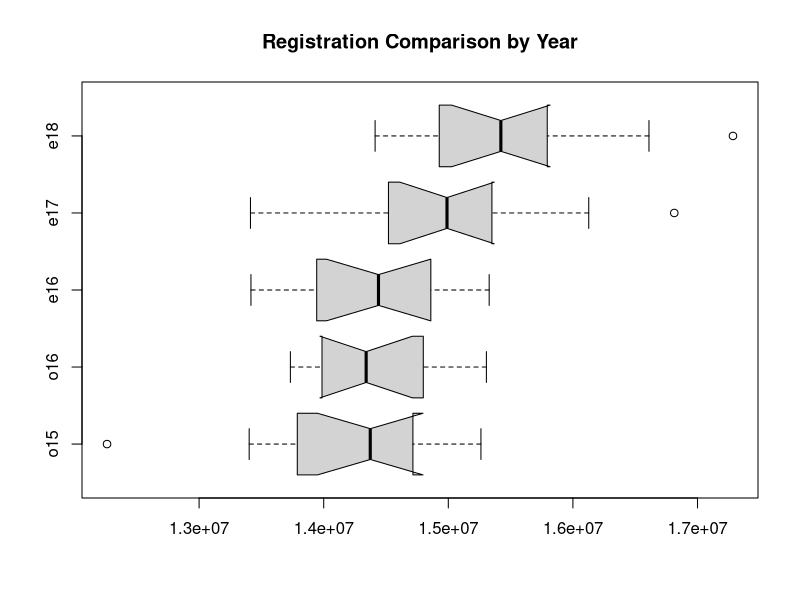
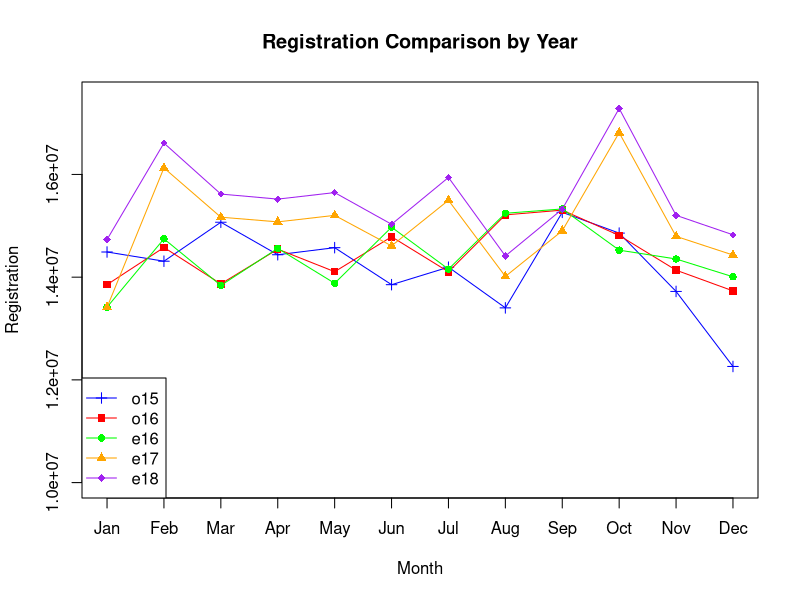
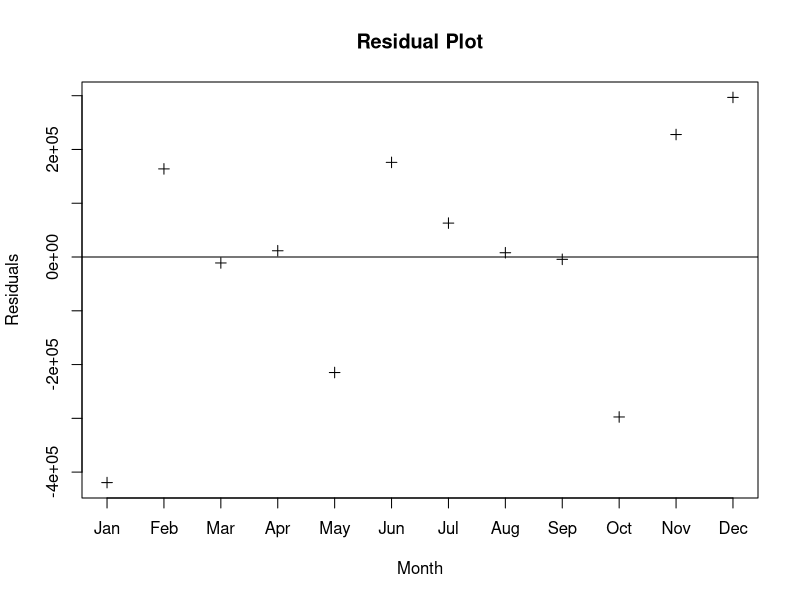
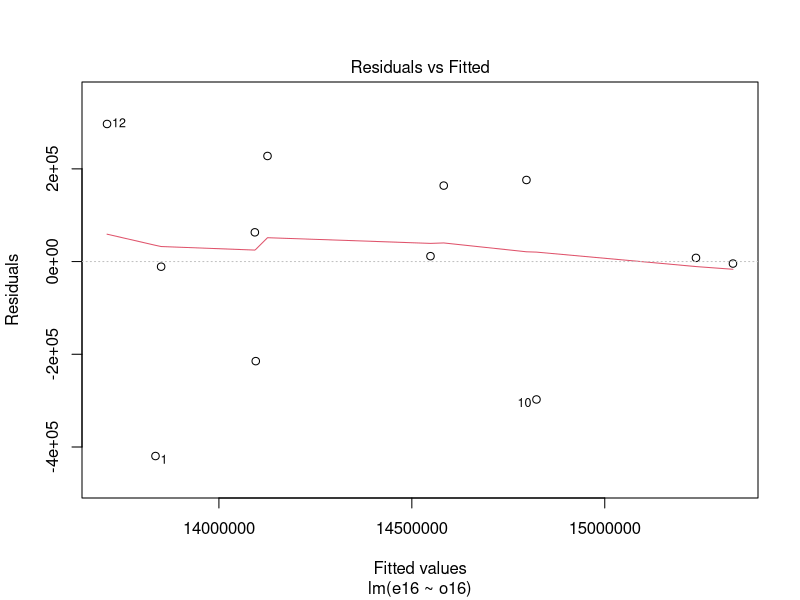
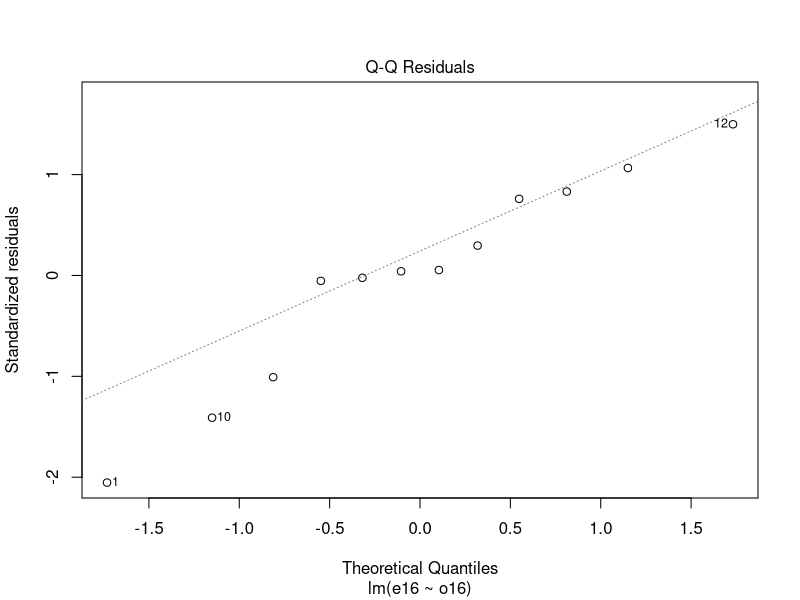
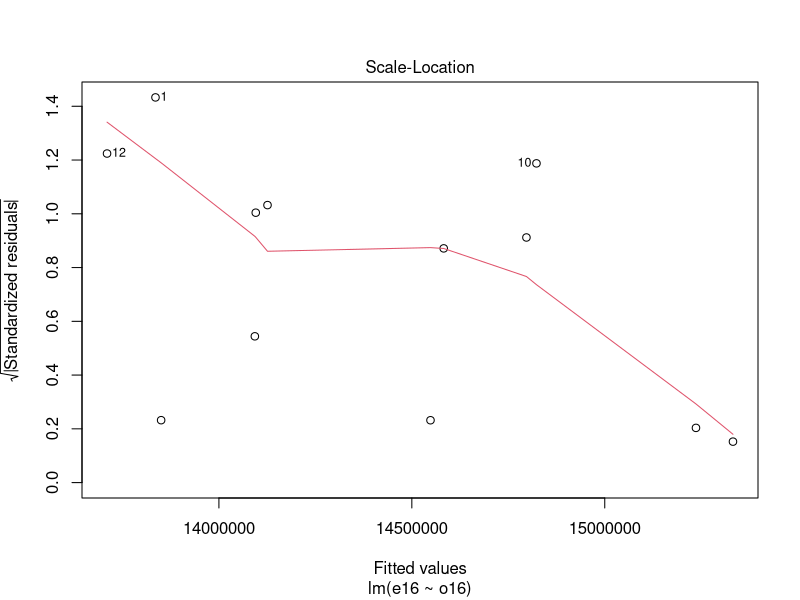
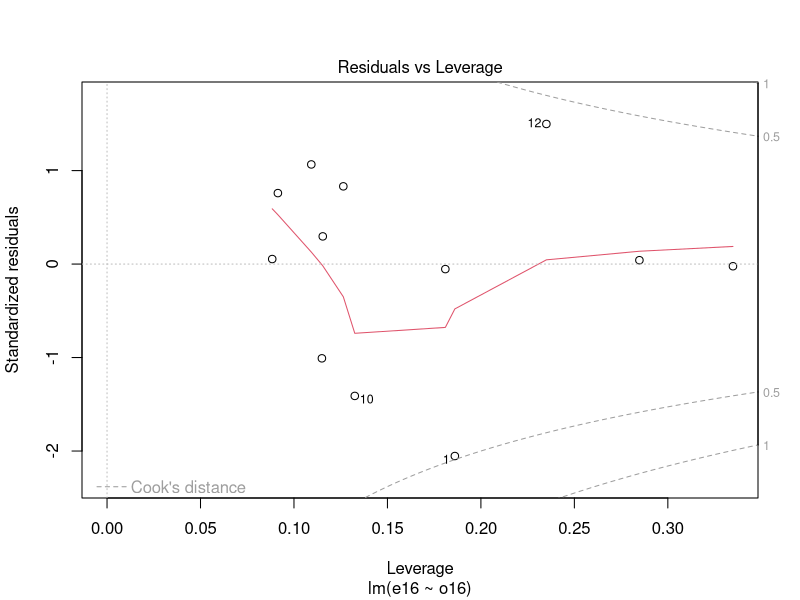

Generate these figures, in order, with R:
Month <- c("January","February","March","April","May","June","July","August","September","October","November","December")
o15 <- c(14489821,14310456,15069465,14436777,14574324,13853701,14194579,13401918,15261916,14857724,13722286,12261158)
o16 <- c(13854393,14578786,13868580,14545539,14106406,14786688,14104114,15212744,15305727,14811890,14135918,13732632)
e16 <- c(13416131,14746508,13839207,14559989,13880713,14973023,14156210,15244339,15328005,14525576,14353717,14006863)
e17 <- c(13412145,16127110,15167461,15076455,15203234,14608610,15496872,14014742,14902690,16813581,14794402,14430747)
e18 <- c(14732409,16610465,15617830,15519966,15646749,15030010,15941619,14412470,15323592,17284574,15203621,14824555)
chart <- data.frame(Month,o15,o16,e16,e17,e18)
print(chart)
summary(o15)
sd(o15)
summary(o16)
sd(o16)
summary(e16)
sd(e16)
summary(e17)
sd(e17)
summary(e18)
sd(e18)
boxplot(o15,o16,e16,e17,e18, main="Registration Comparison by Year", names=c("o15","o16","e16","e17","e18"), horizontal=TRUE, notch=TRUE)
plot(x=c(1:12),o15,type="o",col="blue",pch=3,lty=1,ylim=c(10000000,17500000),main="Registration Comparison by Year",xlab="Month",ylab="Registration",xaxt='n')
axis(side=1, at=c(1:12), labels=c("Jan","Feb","Mar","Apr","May","Jun","Jul","Aug","Sep","Oct","Nov","Dec"))
points(x=c(1:12),o16,col="red",pch=15)
lines(x=c(1:12),o16,col="red",lty=1)
points(x=c(1:12),e16,col="green",pch=16)
lines(x=c(1:12),e16,col="green",lty=1)
points(x=c(1:12),e17,col="orange",pch=17)
lines(x=c(1:12),e17,col="orange",lty=1)
points(x=c(1:12),e18,col="purple",pch=18)
lines(x=c(1:12),e18,col="purple",lty=1)
legend("bottomleft",legend=c("o15","o16","e16","e17","e18"), 
       col=c("blue","red","green","orange","purple"), pch=c(3,15,16,17,18), lty=1)
linmod <- lm(e16~o16)
resid(linmod)
plot(resid(linmod), xlab="Month", ylab="Residuals",main="Residual Plot", pch=3, xaxt='n')
axis(side=1, at=c(1:12), labels=c("Jan","Feb","Mar","Apr","May","Jun","Jul","Aug","Sep","Oct","Nov","Dec"))
abline(0,0)
plot(linmod)
summary(linmod)
confint(linmod)